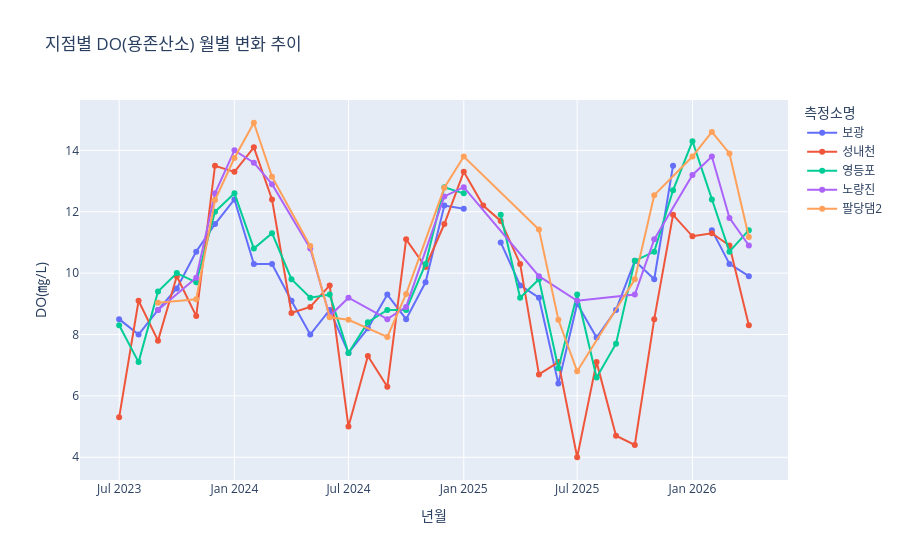
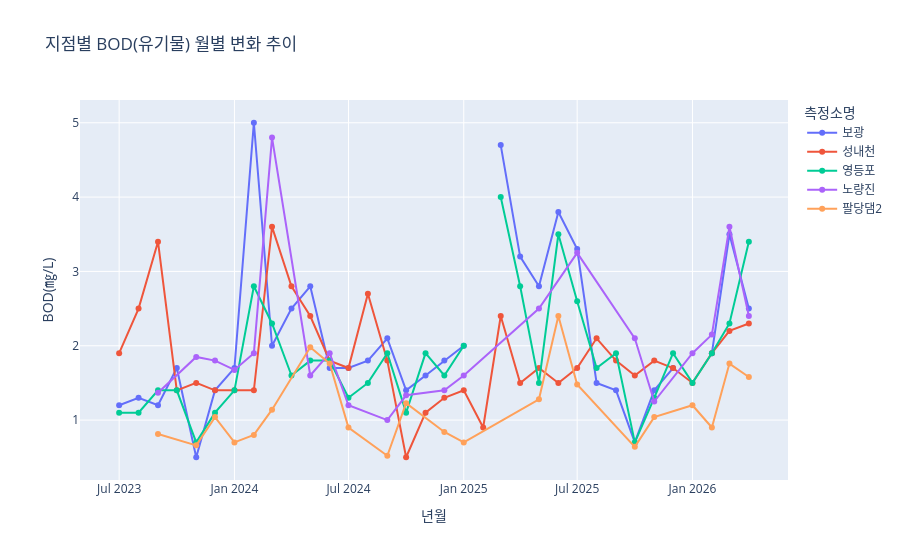
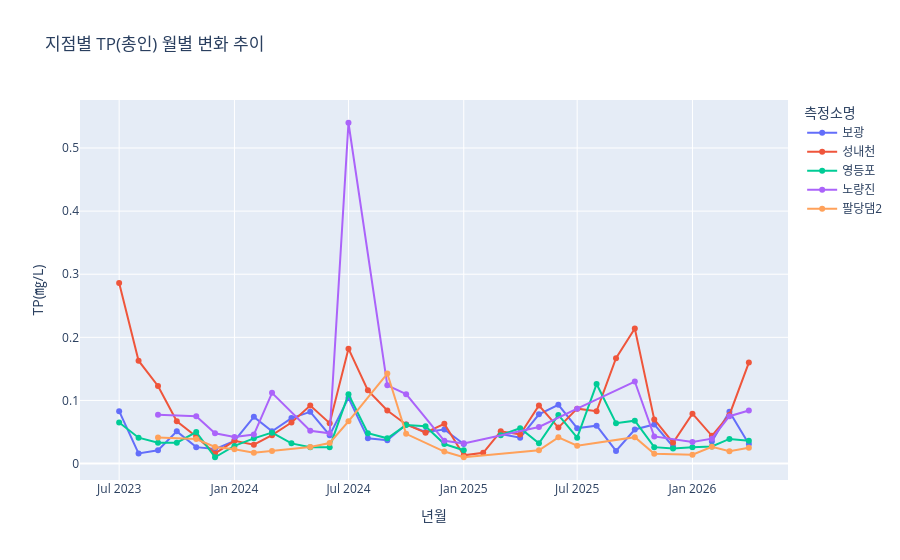
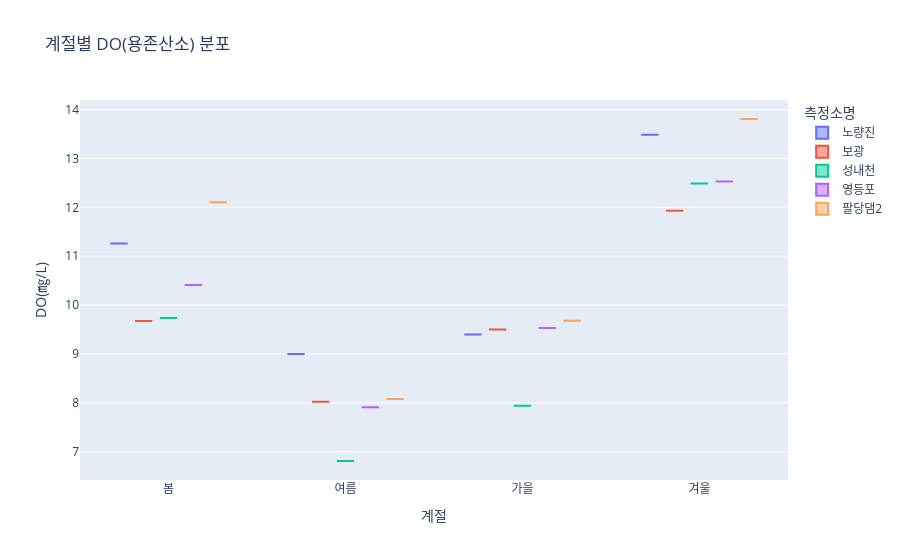

Here is the notebook cell these charts were saved with, in order:
### Code cell
# ===== 시계열 시각화 =====
# 1. 지점별 DO 시계열
fig_do = px.line(monthly, x='년월', y='DO(㎎/L)', color='측정소명', 
                 title='지점별 DO(용존산소) 월별 변화 추이', markers=True)
fig_do.show()

# 2. 지점별 BOD 시계열
fig_bod = px.line(monthly, x='년월', y='BOD(㎎/L)', color='측정소명', 
                  title='지점별 BOD(유기물) 월별 변화 추이', markers=True)
fig_bod.show()

# 3. 지점별 TP 시계열
fig_tp = px.line(monthly, x='년월', y='TP(㎎/L)', color='측정소명', 
                 title='지점별 TP(총인) 월별 변화 추이', markers=True)
fig_tp.show()

# ===== 계절별 비교 =====
seasonal = df.groupby(['계절', '측정소명'])[['DO(㎎/L)', 'BOD(㎎/L)', 'COD(㎎/L)', 'TP(㎎/L)', 'TN(㎎/L)']].mean()
seasonal = seasonal.reset_index()
fig_seasonal = px.box(seasonal, x='계절', y='DO(㎎/L)', color='측정소명',
                      title='계절별 DO(용존산소) 분포', 
                      category_orders={'계절': ['봄', '여름', '가을', '겨울']})
fig_seasonal.show()

print("✅ ##4 시계열 분석 완료!")
